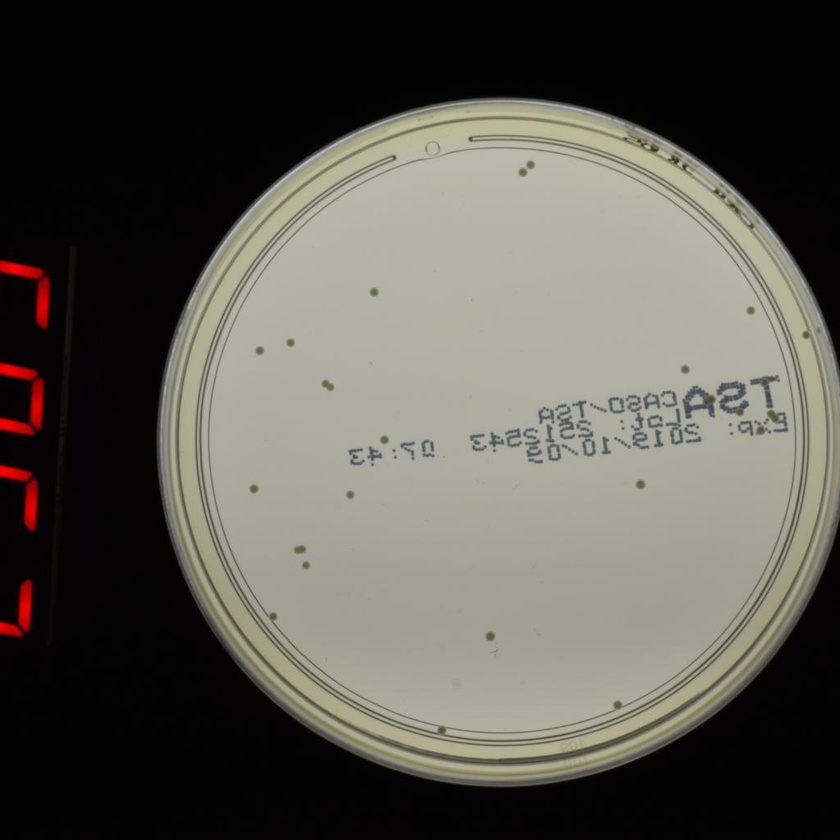
#> input picture images/2019-06-25_02365_nocover.jpg, 840 x 840 px, shrunk from 1024 x 1024 before the run, found by its file name
$ python kmeans.py
#> lines starting #> are read from the running program, lines starting #| are printed output that depends on the picture
import matplotlib.pyplot as plt
from mpl_toolkits.mplot3d import Axes3D
import numpy as np
import cv2

original_img = cv2.imread("./microbial-dataset-generation/data/style_dishes/6/2019-06-25_02365_nocover.jpg")
#> original_img is the input picture: shape (840, 840, 3); mean B, G, R 79.4, 87.2, 88.6
img=cv2.cvtColor(original_img,cv2.COLOR_BGR2RGB)

image = cv2.cvtColor(img, cv2.COLOR_BGR2RGB)

# reshape the image to a 2D array of pixels and 3 color values (RGB)
pixel_values = image.reshape((-1, 3))
# convert to float
pixel_values = np.float32(pixel_values)

# define stopping criteria
criteria = (cv2.TERM_CRITERIA_EPS + cv2.TERM_CRITERIA_MAX_ITER, 100, 0.2)


# number of clusters (K)
k = 3
_, labels, (centers) = cv2.kmeans(pixel_values, k, None, criteria, 10, cv2.KMEANS_RANDOM_CENTERS)
#> centers = [[87.69, 101.2, 115.1], [154.8, 169.9, 169.9], [2.65, 2.48, 3.54]]

# convert back to 8 bit values
centers = np.uint8(centers)
#> centers = [[87, 101, 115], [154, 169, 169], [2, 2, 3]]

# flatten the labels array
labels = labels.flatten()

# convert all pixels to the color of the centroids
segmented_image = centers[labels.flatten()]


# reshape back to the original image dimension
segmented_image = segmented_image.reshape(image.shape)
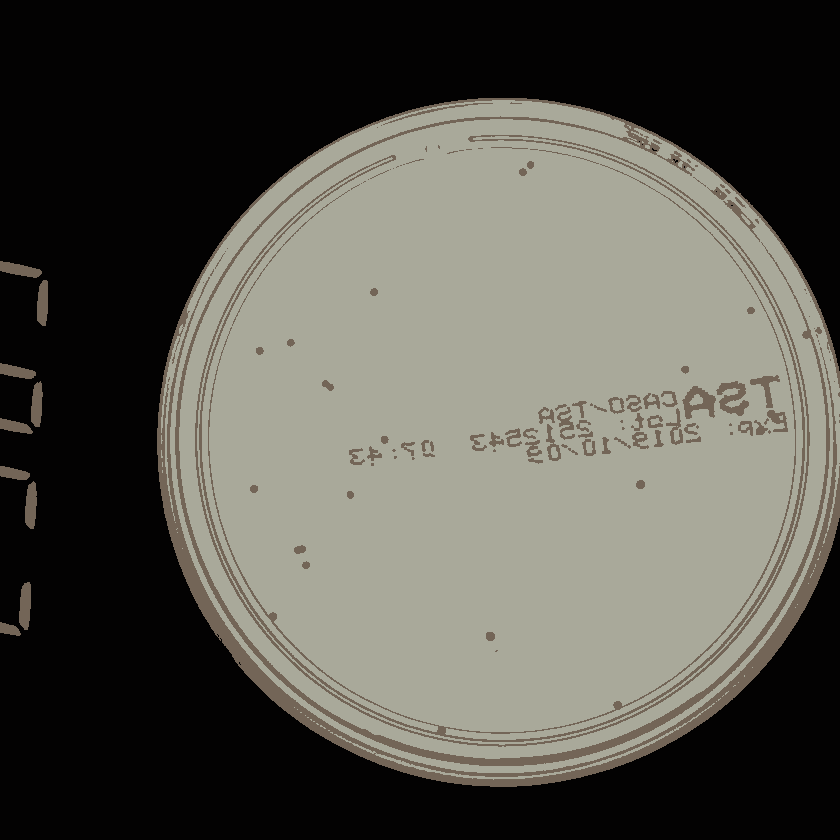
#> segmented_image: shape (840, 840, 3); mean B, G, R 78.6, 86.6, 88
# show the image
plt.imshow(segmented_image)
plt.show()
